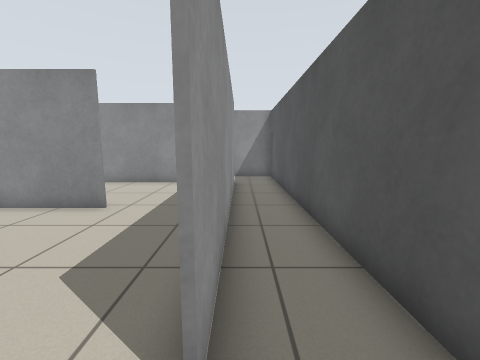
[1] (above)

17 first-person views from a walk through a world built for the Player/Stage simulator. The camera is 0.93 m above the floor, tilts 8° down and sees 90° across. Floor lines are 1 m apart. The floor is counted in squares, 0.5 m on a side. Each view is taken from the middle of a square. On the plan, view 1 faces up. The plan holds only what a view shows up to about 14 squares ahead; the rest is blank. Robots are left out.

[2]
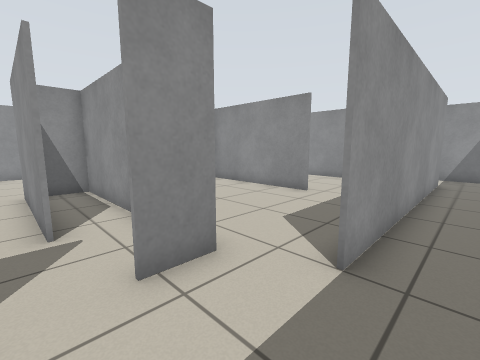

[3]
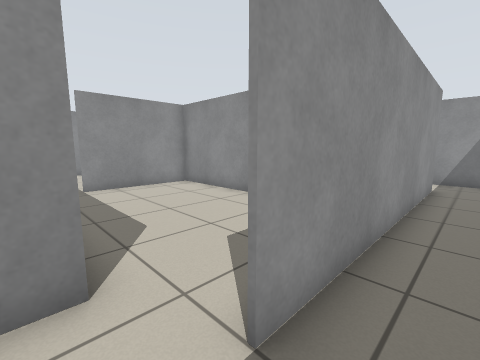

[4]
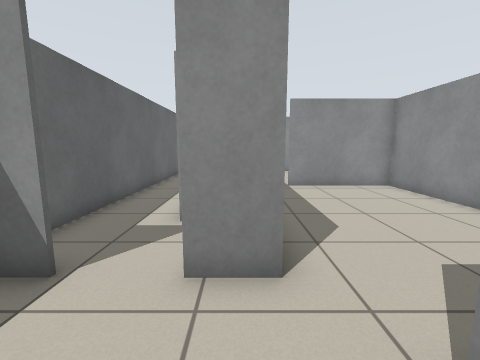

[5]
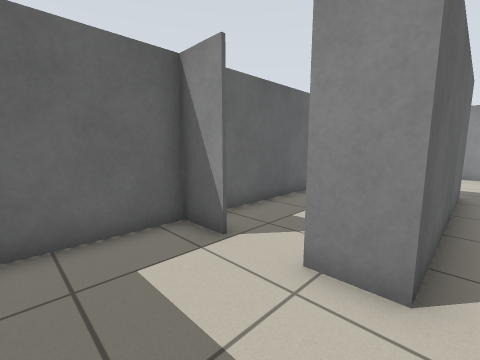

[6]
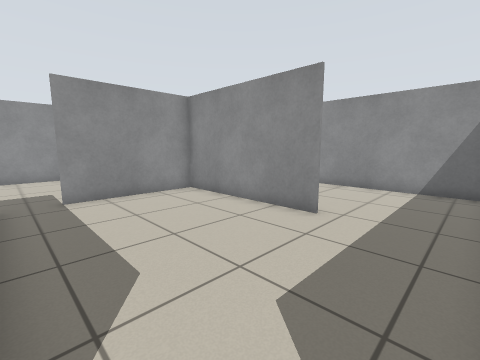

[7]
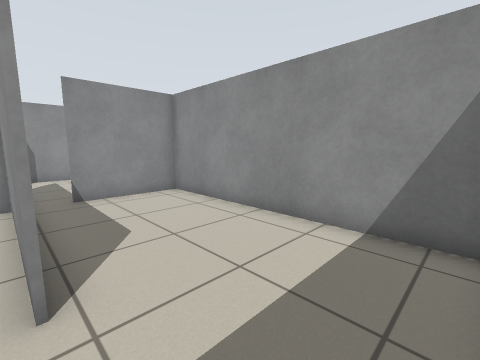

[8]
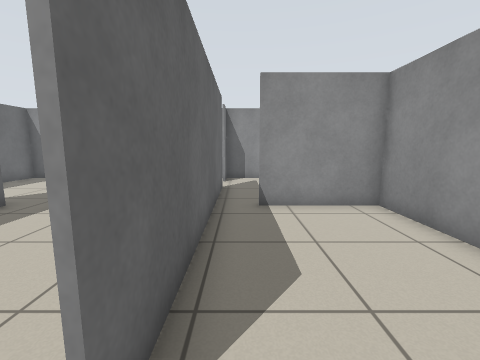

[9]
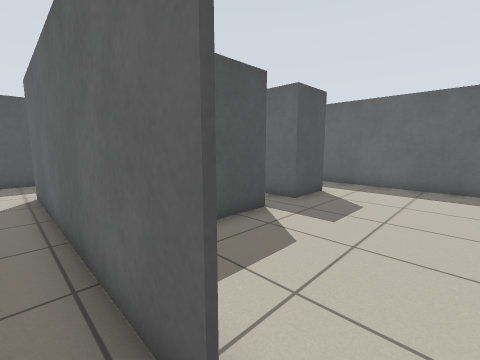

[10]
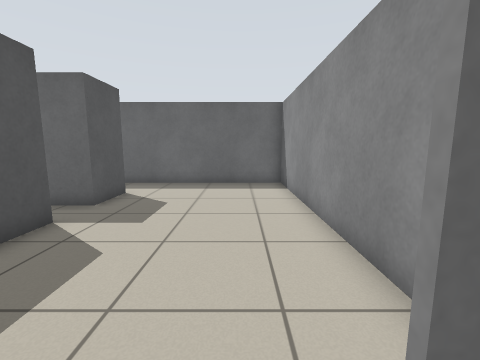

[11]
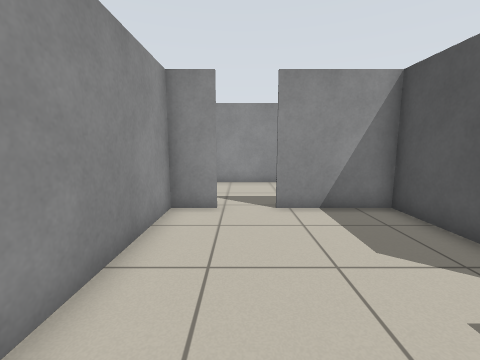

[12]
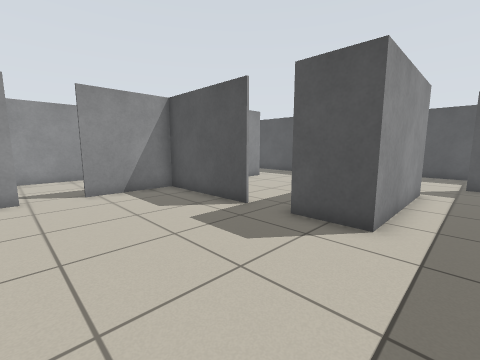

[13]
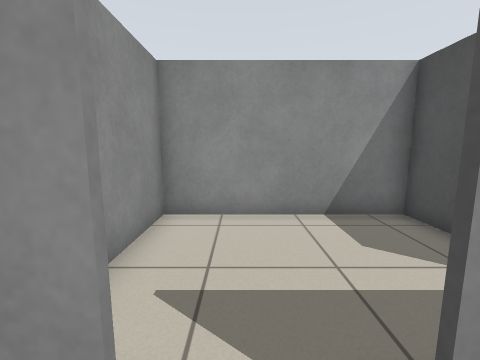

[14]
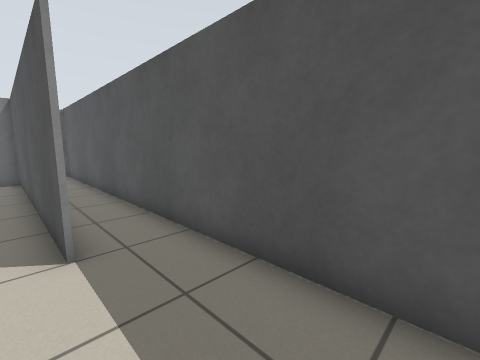

[15]
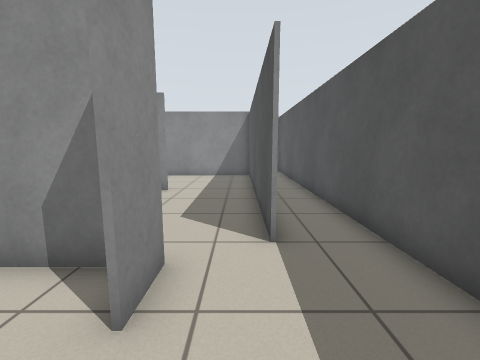

[16]
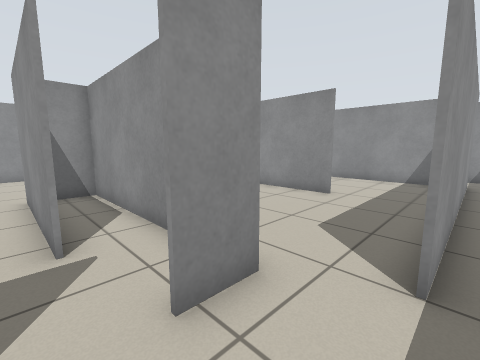

[17]
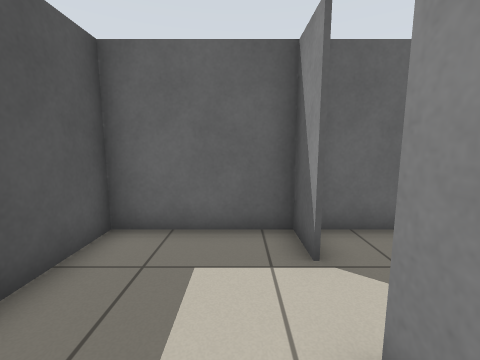

### Floor plan
Ten units are one square. View 1 is at (0, 0); x grows to the right and y downward. Boxes are objects, and circles mark ways between rooms. Rooms are numbered by the first view taken in them; rooms with no view inside come last. Other rooms are left out.
<svg viewBox="-176 -130 200 177">
<path fill="none" stroke="#000" d="M-22 26 -22 42 19 42 19 -15M-40 -71 -100 -71M-4 -14 -4 -64M-103 -71 -103 -22M-104 -6 -22 -6 -22 9M-95 -72 -40 -72M-4 -64 -4 -124 -101 -124M-103 -125 -103 -85M-140 -72 -95 -72M-104 -109 -104 -125M-101 -124 -171 -124 -171 -69M-171 -72 -156 -72M-104 -22 -104 -71M-100 -71 -140 -71M-48 15 -104 15 -104 -6M-156 -71 -171 -71M-30 -5 -103 -5 -103 9M-171 -69 -171 42 -28 42M-23 31 -23 26"/>
<circle cx="-10" cy="-5" r="3" fill="#2a7"/>
<circle cx="-20" cy="15" r="3" fill="#2a7"/>
<circle cx="-25" cy="-70" r="3" fill="#2a7"/>
<circle cx="-100" cy="-20" r="3" fill="#2a7"/>
<circle cx="-100" cy="-80" r="3" fill="#2a7"/>
<circle cx="-145" cy="-70" r="3" fill="#2a7"/>
<text x="0" y="10">1</text>
<text x="-50" y="-40">2</text>
<text x="-50" y="-90">3</text>
<text x="-130" y="-90">4</text>
<text x="-110" y="-10">5</text>
</svg>
Room 1 opens to room 2. Room 1 opens to room 5. Room 2 opens to room 3. Room 2 opens to room 5. Room 3 opens to room 4. Room 4 opens to room 5.

Where each view was taken, in squares from view 1:
view 1: 0 up, 0 right, facing up
view 2: 2 down, 1 right, facing up-left
view 3: 0 up, 1 right, facing up-left
view 4: 0 up, 1 right, facing left
view 5: 1 up, 1 right, facing down-left
view 6: 1 up, 1 left, facing up-left
view 7: 7 up, 1 left, facing up-left
view 8: 8 up, 3 left, facing left
view 9: 8 up, 15 left, facing down-right
view 10: 8 up, 15 left, facing down
view 11: 0 up, 15 left, facing up
view 12: 3 down, 16 left, facing up-right
view 13: 6 up, 15 left, facing up
view 14: 3 down, 1 left, facing up-right
view 15: 3 down, 1 left, facing up
view 16: 2 down, 0 right, facing up-left
view 17: 1 up, 1 left, facing down
